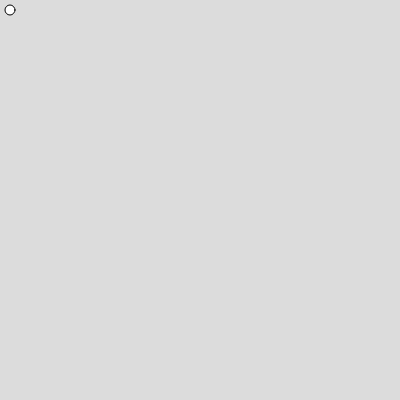
Frame 1 (no input)
Frame 60 (no input): identical to frame 1, image omitted
Frame 120 (the mouse pressed at the canvas centre since frame 60): identical to frame 1, image omitted

The p5.js sketch that drew this single still picture (run headless with seeded random() and noise() and a simulated clock; from frame 60 on, the mouse is pressed at the canvas centre):

// p5.js sketch
// ── sketch.js
function setup() {
  createCanvas(400, 400);
}

function draw() {
  background(220);
  circle(10,10,10);
}
